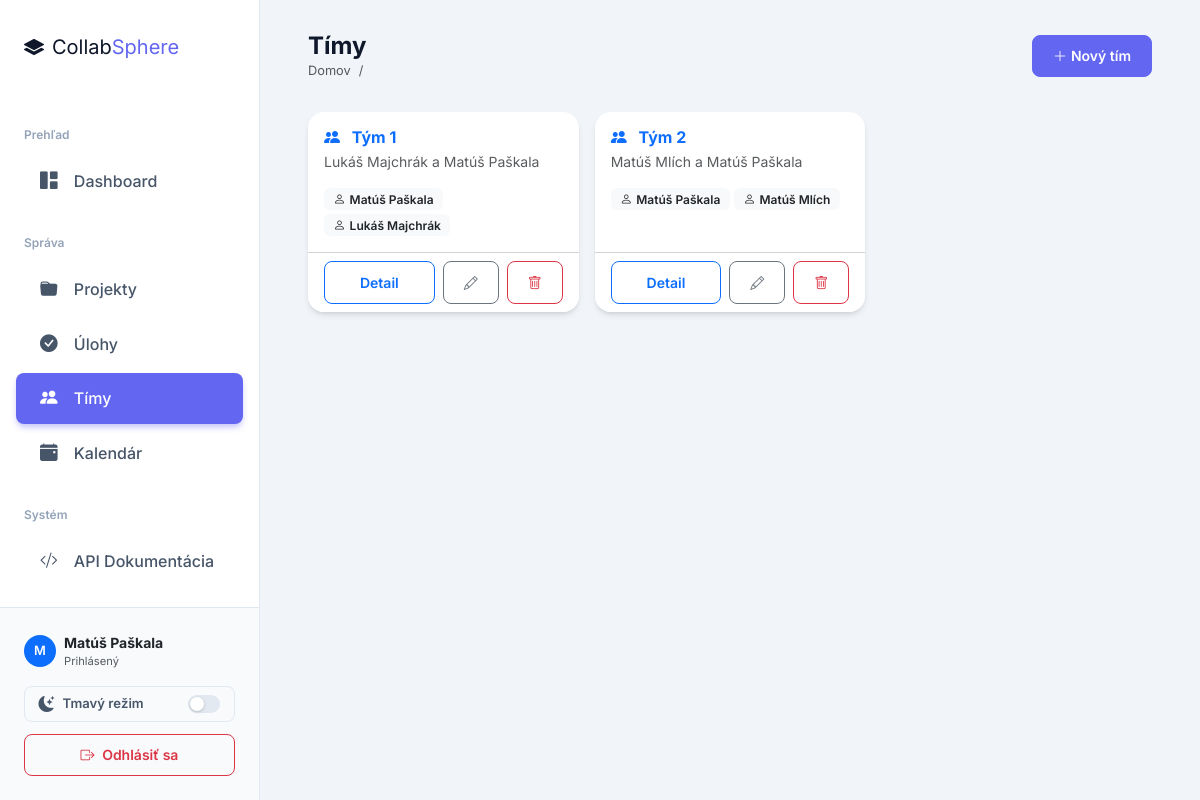
/teams/ (signed in), run on the app's committed database.
### projects/models.py (models this page shows, shortened)
class Team(models.Model):
    name = models.CharField(max_length=100, verbose_name='Názov')
    description = models.TextField(blank=True, verbose_name='Popis')
    created_at = models.DateTimeField(auto_now_add=True, verbose_name='Dátum vytvorenia')
    members = models.ManyToManyField(User, related_name='teams', blank=True, verbose_name='Členovia')
    class Meta:
        verbose_name = 'Tím'
        verbose_name_plural = 'Tímy'
        ordering = ['name']

### projects/views.py (the view)
# urls.py: path('teams/', views.team_list, name='team_list'),
@login_required
def team_list(request):
    is_manager = request.user.groups.filter(name='manager').exists()
    teams = Team.objects.prefetch_related('members')
    return render(request, 'teams/team_list.html', {'teams': teams, 'is_manager': is_manager})

### templates/teams/team_list.html (shortened to what this page needs)
{% extends "base.html" %}
{% block page_title %}Tímy{% endblock %}
{% block topbar_actions %}
{% if is_manager %}
<a href="{% url 'team_create' %}" class="btn btn-sm btn-primary"><i class="bi bi-plus-lg me-1"></i>Nový tím</a>
{% endif %}
{% endblock %}
{% block content %}
<div class="row g-3">
  {% for team in teams %}
  <div class="col-md-6 col-xl-4">
    <div class="card h-100">
      <div class="card-body">
        <h6 class="fw-bold mb-1">
          <i class="bi bi-people-fill me-2 text-primary"></i>
          <a href="{% url 'team_detail' team.pk %}" class="text-decoration-none">{{ team.name }}</a>
        </h6>
        <p class="text-muted small">{{ team.description|truncatechars:80|default:"Bez popisu" }}</p>
        <div class="d-flex flex-wrap gap-1 mt-2">
          {% for member in team.members.all|slice:":5" %}
          <span class="badge bg-light text-dark"><i class="bi bi-person me-1"></i>{{ member.get_full_name|default:member.username }}</span>
          {% endfor %}
        </div>
      </div>
      <div class="card-footer bg-white d-flex gap-2">
        <a href="{% url 'team_detail' team.pk %}" class="btn btn-sm btn-outline-primary flex-fill">Detail</a>
        {% if is_manager %}
        <a href="{% url 'team_edit' team.pk %}" class="btn btn-sm btn-outline-secondary"><i class="bi bi-pencil"></i></a>
        <a href="{% url 'team_delete' team.pk %}" class="btn btn-sm btn-outline-danger"><i class="bi bi-trash"></i></a>
        {% endif %}
      </div>
    </div>
  </div>
  {% empty %}
  <div class="col-12">
    <div class="card text-center py-5 text-muted"><i class="bi bi-people fs-1"></i><p class="mt-2">Žiadne tímy nenájdené.</p></div>
  </div>
  {% endfor %}
</div>
{% endblock %}

### templates/base.html (shortened to what this page needs)
{% load static %}
<!DOCTYPE html>
<html lang="sk">
<head>
    <link rel="stylesheet" href="https://cdnjs.cloudflare.com/ajax/libs/bootstrap/5.3.3/css/bootstrap.min.css">
    <link rel="stylesheet" href="https://cdnjs.cloudflare.com/ajax/libs/bootstrap-icons/1.11.3/font/bootstrap-icons.min.css">
    <link rel="stylesheet" href="{% static 'css/modern.css' %}">
    <link rel="stylesheet" href="{% static 'css/dark.css' %}">
</head>
<body>
<nav class="sidebar" id="sidebar">
    <div class="sidebar-brand">
        <i class="bi bi-layers-fill me-2"></i>Collab<span>Sphere</span>
    </div>
    <div class="pt-2">
        <div class="nav-section">Prehľad</div>
        <a href="{% url 'dashboard' %}" class="nav-link {% if request.resolver_match.url_name == 'dashboard' %}active{% endif %}">
            <i class="bi bi-grid-1x2-fill"></i> Dashboard
        </a>
        <div class="nav-section">Správa</div>
        <a href="{% url 'project_list' %}" class="nav-link {% if 'project' in request.resolver_match.url_name %}active{% endif %}">
            <i class="bi bi-folder-fill"></i> Projekty
        </a>
        <a href="{% url 'task_list' %}" class="nav-link {% if 'task' in request.resolver_match.url_name %}active{% endif %}">
            <i class="bi bi-check-circle-fill"></i> Úlohy
        </a>
        <a href="{% url 'team_list' %}" class="nav-link {% if 'team' in request.resolver_match.url_name %}active{% endif %}">
            <i class="bi bi-people-fill"></i> Tímy
        </a>
        <a href="{% url 'calendar' %}" class="nav-link {% if request.resolver_match.url_name == 'calendar' %}active{% endif %}">
            <i class="bi bi-calendar-event-fill"></i> Kalendár
        </a>
        <div class="nav-section">Systém</div>
        <a href="/api/tasks/" class="nav-link" target="_blank">
            <i class="bi bi-code-slash"></i> API Dokumentácia
        </a>
    </div>
    <div class="sidebar-footer">
        <div class="d-flex align-items-center mb-3">
            <div class="avatar-sm bg-primary text-white rounded-circle d-flex align-items-center justify-content-center me-2" style="width: 32px; height: 32px; font-weight: 600; font-size: 0.8rem;">
                {{ request.user.username|slice:":1"|upper }}
            </div>
            <div class="overflow-hidden">
                <div class="text-dark fw-bold text-truncate small">{{ request.user.get_full_name|default:request.user.username }}</div>
                <div class="text-muted extra-small" style="font-size: 0.7rem;">Prihlásený</div>
            </div>
        </div>
        <button class="theme-toggle-btn" id="themeToggle" title="Prepnúť tému" aria-label="Prepnúť tmavý/svetlý režim">
            <i class="bi bi-moon-stars-fill ttb-icon" id="themeIcon"></i>
            <span class="ttb-label" id="themeLabel">Tmavý režim</span>
            <span class="toggle-track">
                <span class="toggle-thumb"></span>
            </span>
        </button>
        <a href="{% url 'logout' %}" class="btn btn-sm btn-outline-danger w-100">
            <i class="bi bi-box-arrow-right me-1"></i> Odhlásiť sa
        </a>
    </div>
</nav>
<div class="main-content">
    <div class="topbar d-flex align-items-center justify-content-between">
        <div>
            <h6 class="mb-0">{% block page_title %}{% endblock %}</h6>
            <nav aria-label="breadcrumb">
                <ol class="breadcrumb mb-0" style="font-size: 0.8rem;">
                    <li class="breadcrumb-item"><a href="{% url 'dashboard' %}" class="text-decoration-none text-muted">Domov</a></li>
                    <li class="breadcrumb-item active" aria-current="page">{% block breadcrumb %}{% endblock %}</li>
                </ol>
            </nav>
        </div>
        <div class="topbar-actions">
            {% block topbar_actions %}{% endblock %}
        </div>
    </div>
    <div class="content-wrapper">
        {% block content %}{% endblock %}
    </div>
</div>
</body>
</html>

### static/css/modern.css (style rules this page uses)
:root { --primary: #6366f1; --primary-hover: #4f46e5; --secondary: #64748b; --success: #10b981; --danger: #ef4444; --warning: #f59e0b; --info: #0ea5e9; --light: #f8fafc; --dark: #0f172a; --sidebar-bg: #ffffff; --sidebar-text: #475569; --sidebar-active-bg: #f1f5f9; --sidebar-active-text: #6366f1; --card-shadow: 0 4px 6px -1px rgb(0 0 0 / 0.1), 0 2px 4px -2px rgb(0 0 0 / 0.1); --card-shadow-hover: 0 10px 15px -3px rgb(0 0 0 / 0.1), 0 4px 6px -4px rgb(0 0 0 / 0.1); }
body { font-family: 'Inter', sans-serif; background-color: #f1f5f9; color: #1e293b; overflow-x: hidden; }
.sidebar { background: var(--sidebar-bg); border-right: 1px solid #e2e8f0; color: var(--sidebar-text); width: 260px; height: 100vh; position: fixed; top: 0; left: 0; z-index: 100; transition: all 0.3s ease; display: flex; flex-direction: column; }
.sidebar-brand { padding: 2rem 1.5rem; font-size: 1.25rem; color: var(--dark); border-bottom: none; }
.sidebar-brand span { color: var(--primary); }
.sidebar .nav-link { color: var(--sidebar-text); font-weight: 500; padding: 0.75rem 1.5rem; margin: 0.25rem 1rem; border-radius: 0.5rem; transition: all 0.2s; }
.sidebar .nav-link i { font-size: 1.1rem; margin-right: 0.75rem; }
.sidebar .nav-link.active { background: var(--primary); color: #ffffff; box-shadow: 0 4px 6px -1px rgba(99, 102, 241, 0.4); }
.sidebar .nav-section { color: #94a3b8; font-weight: 600; font-size: 0.75rem; padding: 1.5rem 1.5rem 0.5rem; }
.sidebar-footer { background: #f8fafc; border-top: 1px solid #e2e8f0; padding: 1.5rem; margin-top: auto; }
.main-content { margin-left: 260px; padding: 2rem 3rem; transition: all 0.3s ease; }
.topbar { background: transparent; border-bottom: none; margin-bottom: 2rem; padding: 0; position: static; }
.topbar h6 { font-size: 1.5rem; font-weight: 700; color: var(--dark); }
.card { border: none; border-radius: 1rem; box-shadow: var(--card-shadow); transition: transform 0.2s, box-shadow 0.2s; overflow: hidden; }
.btn { padding: 0.6rem 1.25rem; font-weight: 600; border-radius: 0.5rem; transition: all 0.2s; }
.btn-primary { background-color: var(--primary); border-color: var(--primary); }
.badge { padding: 0.4em 0.8em; font-weight: 600; border-radius: 0.375rem; }

### static/css/dark.css (style rules this page uses)
*, *::before, *::after { transition: background-color 0.22s ease, border-color 0.22s ease, color 0.18s ease, box-shadow 0.22s ease !important; }
.theme-toggle-btn { display: flex; align-items: center; gap: 0.5rem; width: 100%; padding: 0.5rem 0.85rem; margin-bottom: 0.75rem; border-radius: 0.5rem; border: 1px solid #e2e8f0; background: #f8fafc; color: #475569; font-size: 0.82rem; font-weight: 600; cursor: pointer; font-family: inherit; line-height: 1; }
.theme-toggle-btn .ttb-icon { font-size: 1rem; }
.theme-toggle-btn .ttb-label { flex: 1; text-align: left; }
.theme-toggle-btn .toggle-track { position: relative; width: 32px; height: 18px; border-radius: 9px; background: #e2e8f0; flex-shrink: 0; }
.theme-toggle-btn .toggle-thumb { position: absolute; top: 2px; left: 2px; width: 14px; height: 14px; border-radius: 50%; background: #fff; box-shadow: 0 1px 3px rgba(0,0,0,.2); transition: transform 0.22s; }

### data on the page
Team: name "Tým 1", description "Lukáš Majchrák a Matúš Paškala"
Team: name "Tým 2", description "Matúš Mlích a Matúš Paškala"

### other printed values
{{ request.user.username|slice:":1"|upper }} "M"
{{ request.user.get_full_name|default:request.user.username }} "Matúš Paškala"
{{ member.get_full_name|default:member.username }} "Matúš Paškala"
{{ member.get_full_name|default:member.username }} "Lukáš Majchrák"
{{ member.get_full_name|default:member.username }} "Matúš Mlích"
